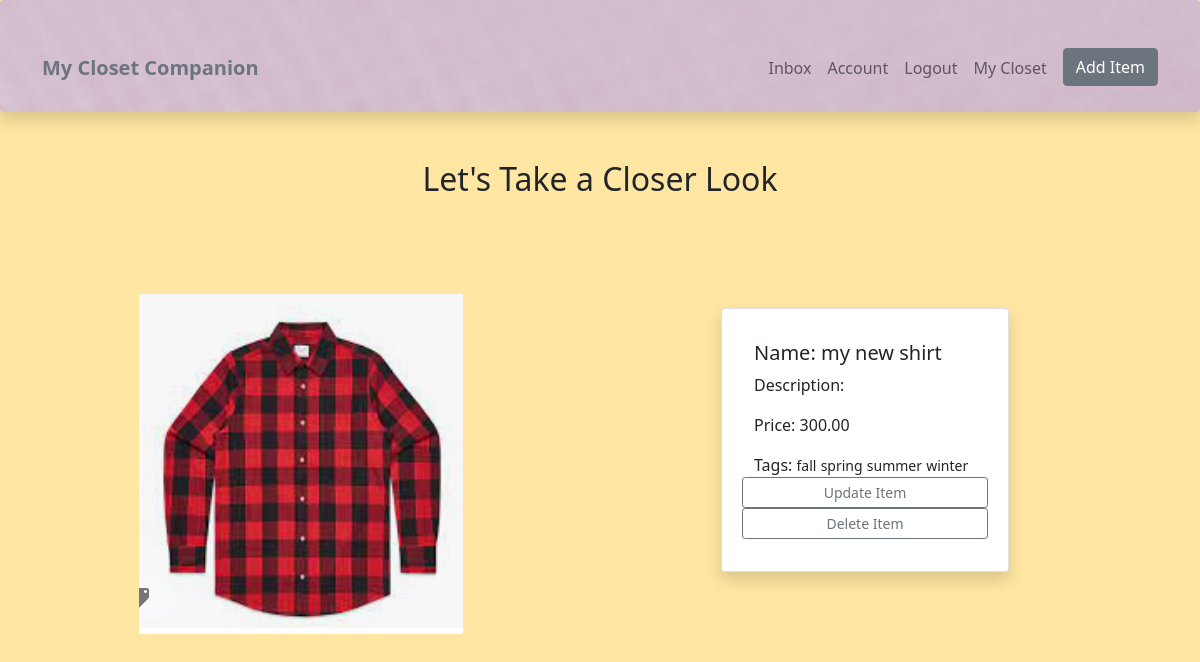
Page /wardrobe/item/d53ceabe-cb52-4571-b7bc-dbd73afd4d1a/ (signed in) on the committed database.
### wardrobe/models.py (models this page shows, shortened)
class Item(models.Model):
    top = 'top'
    bottom = 'bottom'
    dress = 'dress'
    shoe = 'shoe'
    outerwear = 'outerwear'
    handbag = 'handbag'
    other = 'other'
    item_type = [
        (top, 'top'),
        (bottom, 'bottom'),
        (dress, 'dress'),
        (shoe, 'shoe'),
        (outerwear, 'outerwear'),
        (handbag, 'handbag'),
        (other, 'other'),
    ]
    owner = models.ForeignKey(Profile, null=True, blank=True, on_delete=models.CASCADE)
    name = models.CharField(max_length=100)
    description = models.TextField(max_length=300, blank=True, null=True)
    type = models.CharField(max_length=100, choices = item_type, default=shoe)
    image = models.ImageField(upload_to="images", default='itemdefault.jpg')
    sell = models.BooleanField(default=False)
    price = models.DecimalField(max_digits=7, decimal_places=2, blank=True, null=True)
    tags = models.ManyToManyField('Tag', blank=True)
    created = models.DateTimeField(auto_now_add=True)
    id = models.UUIDField(default=uuid.uuid4, unique=True, primary_key=True, editable=False)

class Tag(models.Model):
    name = models.CharField(max_length=100)
    created = models.DateTimeField(auto_now_add=True)
    id = models.UUIDField(default=uuid.uuid4, unique=True, primary_key=True, editable=False)
    def __str__(self):
        return self.name

### wardrobe/views.py (the view)
# urls.py: path('item/<str:pk>/', views.item, name='item'),
@login_required(login_url="login")
def item(request, pk):
    itemObj = Item.objects.get(id=pk)
    tags = itemObj.tags.all()
    context = {'item': itemObj, 'tags': tags}
    return render(request, 'wardrobe/single_item.html', context)

### wardrobe/templates/wardrobe/single_item.html
{% extends 'main.html' %}
{% block content %}
<div class="container-lg">
  <div class="text-center">
    <h2>Let's Take a Closer Look</h2>
  </div>
  <div class="row my-5 g-5 justify-content-around align-items-center">
    <div class="col-6 col-lg-4">
      <img src="{{item.image.url }}" class="img-fluid" alt="item">
    </div>
    <div class="col-6 col-lg-4">
      <div class="card shadow p-3 mb-5 bg-body rounded" style="width: 18rem;">
        <div class="card-body">
          <h5 class="card-title">Name: {{ item.name }}</h5>
          <p class="card-text">Description: {{ item.description }}</p>
          {% if item.sell%}
          <p class="card-text">Price: {{ item.price }}</p>
          {% endif %}
          <div>Tags:
          {% for tag in tags %}
            <span class="tag">
              <small>{{ tag }}</small>
            </span>
          {% endfor %}
          </div>
          <div class="row align-items-center">
            <a class="btn btn-outline-secondary btn-sm" href="{% url 'update-item' item.id %}">Update Item</a>
            <a class="btn btn-outline-secondary btn-sm" href="{% url 'delete-item' item.id %}">Delete Item</a>
          </div>
        </div>
      </div>
    </div>
  </div>
</div>
{% endblock %}

### static/css/wardrobe.css (style rules this page uses)
body { background-color: #ffe6a2 }

### rows in the picture
Item: image (picture), name "my new shirt", price "300.00"
Tag: name "fall"
Tag: name "spring"
Tag: name "summer"
Tag: name "winter"
